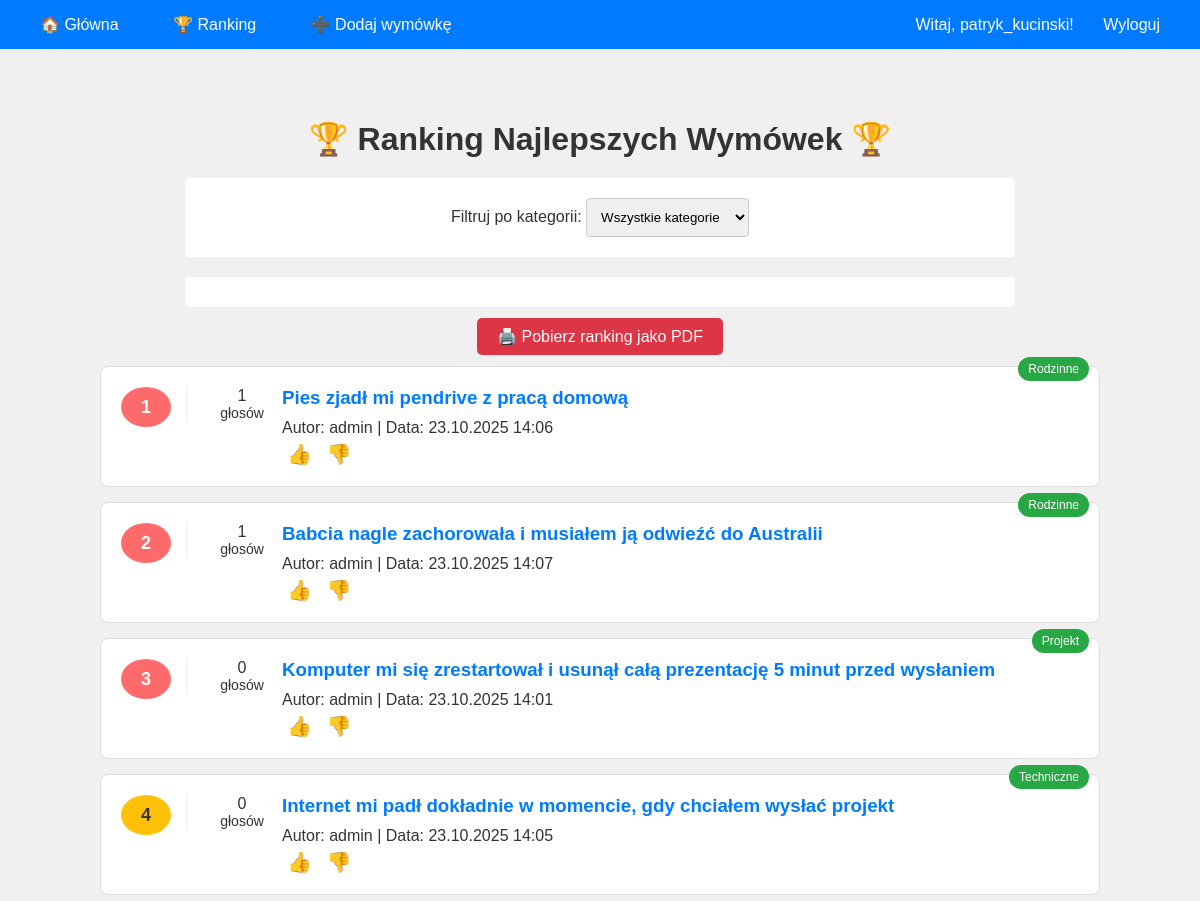
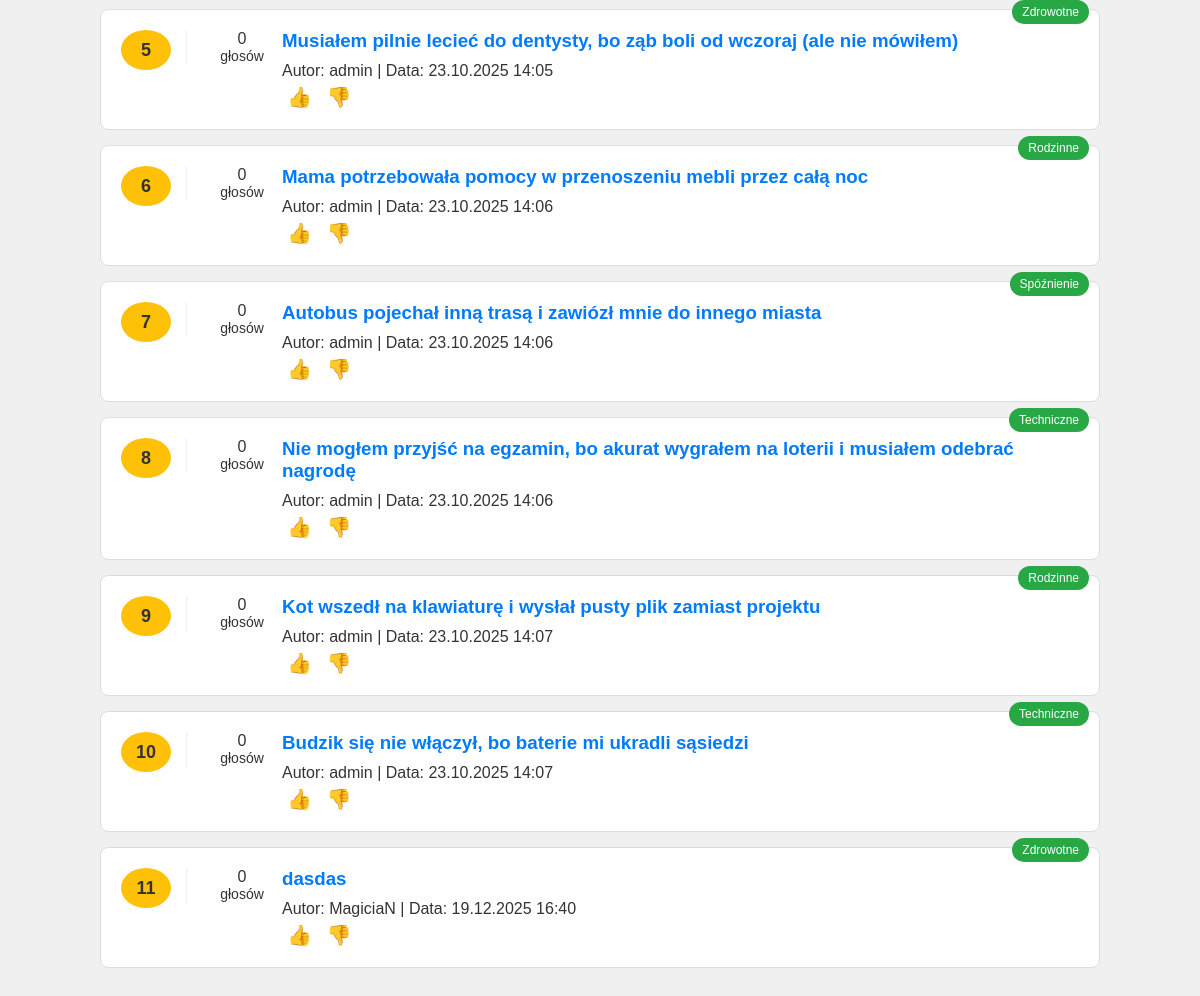
The app's page /ranking/ (signed in) with its own data (2 pictures, top to bottom).
### wymowki/models.py (models this page shows, shortened)
class Wymowka(models.Model):
    tresc = models.TextField()
    kategoria = models.ForeignKey(Kategoria, on_delete=models.SET_NULL, null=True, blank=True, related_name='wymowki')
    autor = models.ForeignKey(User, on_delete=models.CASCADE, related_name='wymowki', null=True, blank=True)
    glosy = models.IntegerField(default=0)
    data_dodania = models.DateTimeField(auto_now_add=True)
    tags = TaggableManager()
    class Meta:
        ordering = ['-data_dodania']
        verbose_name_plural = "Wymówki"

class Kategoria(models.Model):
    nazwa = models.CharField(max_length=100, unique=True)
    opis = models.TextField(blank=True)
    class Meta:
        verbose_name_plural = "Kategorie"

### wymowki/views.py (the view, shortened to what this page needs)
# urls.py: path('ranking/', views.ranking, name='ranking'),
def ranking(request):
    wymowka_id = request.GET.get('wymowka')
    kategoria_id = request.GET.get('kategoria')
    wymowki = Wymowka.objects.all()
    if kategoria_id:
        wymowki = wymowki.filter(kategoria_id=kategoria_id)
    wymowki = wymowki.order_by('-glosy')[:20]
    kategorie = Kategoria.objects.all()
    context = {
        'wymowki': wymowki,
        'kategorie': kategorie,
        'wybrana_kategoria': kategoria_id,
    }
    return render(request, 'wymowki/ranking.html', context)

### wymowki/templates/wymowki/ranking.html (shortened to what this page needs)
{% extends 'wymowki/base.html' %}
{% block content %}
<div class="container">
    <h1>🏆 Ranking Najlepszych Wymówek 🏆</h1>
    <div class="filters">
        <form method="GET">
            <label for="kategoria">Filtruj po kategorii:</label>
            <select name="kategoria" id="kategoria" onchange="this.form.submit()">
                <option value="">Wszystkie kategorie</option>
            </select>
        </form>
    </div>
    <div class="filters">
    </div>
    <div style="text-align: center; margin-bottom: 20px;">
        <a href="{% url 'export_pdf' %}" style="padding: 10px 20px; background-color: #dc3545; color: white; text-decoration: none; border-radius: 5px;">
            🖨️ Pobierz ranking jako PDF
        </a>
    </div>
    {% if wymowki %}
    {% for wymowka in wymowki %}
    <div class="wymowka-item">
        <div class="rank {% if forloop.counter <= 3 %}top3{% endif %}">{{ forloop.counter }}</div>
        {% if wymowka.kategoria %}
        <span class="kategoria-badge">{{ wymowka.kategoria.nazwa }}</span>
        {% endif %}
        <div class="votes">
            {{ wymowka.glosy }}<br>
            <span style="font-size: 14px; font-weight: normal;">głosów</span>
        </div>
        <div class="wymowka-content">
            <h3><a href="{% url 'ranking' %}?wymowka={{ wymowka.id }}" style="text-decoration: none; color: #007bff;">{{wymowka.tresc }}</a></h3>
            <div class="meta">
                Autor: {% if wymowka.autor %}{{ wymowka.autor.username }}{% else %}Anonim{% endif %} |
                Data: {{ wymowka.data_dodania|date:"d.m.Y H:i" }}
            </div>
            {% if user.is_authenticated %}
            <div class="vote-buttons">
                <a href="{% url 'ocen_wymowke' wymowka.id 1 %}" class="vote-btn" title="Lubię to">👍</a>
                <a href="{% url 'ocen_wymowke' wymowka.id -1 %}" class="vote-btn" title="Nie lubię">👎</a>
            </div>
            {% endif %}
        </div>
    </div>
    {% endfor %}
    {% else %}
    <p style="text-align: center; margin-top: 50px; font-size: 18px; color: #666;">
        Brak wymówek w tej kategorii!
    </p>
    {% endif %}
</div>
{% endblock %}

### wymowki/templates/wymowki/base.html (shortened to what this page needs)
{% load static %}
<!DOCTYPE html>
<html lang="pl">
<head>
    <link rel="stylesheet" href="{% static 'wymowki/style.css' %}">
</head>
<body>
    <div class="navbar">
        <div>
            <a href="{% url 'strona_glowna' %}">🏠 Główna</a>
            <a href="{% url 'ranking' %}">🏆 Ranking</a>
            {% if user.is_authenticated %}
                <a href="{% url 'dodaj_wymowke' %}">➕ Dodaj wymówkę</a>
            {% endif %}
        </div>
        <div class="user-info">
            {% if user.is_authenticated %}
                Witaj, {{ user.username }}!
                <a href="{% url 'wylogowanie' %}">Wyloguj</a>
            {% else %}
                <a href="{% url 'logowanie' %}">Zaloguj</a>
                <a href="{% url 'rejestracja' %}">Rejestracja</a>
            {% endif %}
        </div>
    </div>
    {% block content %}
    {% endblock %}
</body>
</html>

### wymowki/static/wymowki/style.css (style rules this page uses)
body { font-family: Arial, sans-serif; margin: 0; padding: 0; background-color: #f0f0f0; color: #333; }
.container { max-width: 1000px; margin: 30px auto; padding: 20px; background-color: transparent; }
h1 { color: #333; text-align: center; margin-bottom: 20px; }
a { text-decoration: none; color: #007bff; }
.navbar { background-color: #007bff; padding: 15px; display: flex; justify-content: space-between; align-items: center; flex-wrap: wrap; }
.navbar a { color: white; margin: 0 10px; padding: 8px 15px; border-radius: 5px; transition: background-color 0.3s; }
.navbar .user-info { color: white; }
.kategoria-badge { position: absolute; top: -10px; right: 10px; background-color: #28a745; color: white; padding: 5px 10px; border-radius: 15px; font-size: 12px; }
.filters { max-width: 800px; margin: 20px auto; padding: 15px; background-color: white; border-radius: 5px; text-align: center; display: flex; justify-content: center; gap: 10px; flex-wrap: wrap; }
.filters select, .filters input, form textarea, form select, form input[type="text"], form input[type="password"], form input[type="email"] { padding: 10px; border: 1px solid #ccc; border-radius: 4px; margin: 5px 0; }
.filters input, .filters select { flex: 1 1 200px; }
.wymowka-item { background-color: white; border: 1px solid #ddd; border-radius: 8px; padding: 20px; margin: 15px 0; position: relative; display: flex; align-items: flex-start; justify-content: space-between; }
.rank { background-color: #ffc107; color: #333; padding: 5px 10px; border-radius: 50%; font-weight: bold; font-size: 18px; width: 30px; height: 30px; display: flex; align-items: center; justify-content: center; flex-shrink: 0; margin-right: 15px; }
.rank.top3 { background-color: #ff6b6b; color: white; }
.wymowka-content { flex-grow: 1; margin-right: 15px; }
.wymowka-content h3 { margin: 0 0 10px 0; text-align: left; }
.votes { text-align: center; min-width: 80px; display: flex; flex-direction: column; justify-content: center; align-items: center; border-left: 1px solid #eee; padding-left: 15px; }
.vote-buttons { margin-top: 5px; white-space: nowrap; }
.vote-btn { font-size: 20px; padding: 5px; cursor: pointer; text-decoration: none; border-radius: 4px; }

### records on screen
Wymowka: kategoria.nazwa "Rodzinne", glosy "1", tresc "Pies zjadł mi pendrive z pracą domową", autor.username "admin", data_dodania "23.10.2025 14:06"
Wymowka: kategoria.nazwa "Rodzinne", glosy "1", tresc "Babcia nagle zachorowała i musiałem ją odwieźć do Australii", autor.username "admin", data_dodania "23.10.2025 14:07"
Wymowka: kategoria.nazwa "Projekt", glosy "0", tresc "Komputer mi się zrestartował i usunął całą prezentację 5 minut przed wysłaniem", autor.username "admin", data_dodania "23.10.2025 14:01"
Wymowka: kategoria.nazwa "Techniczne", glosy "0", tresc "Internet mi padł dokładnie w momencie, gdy chciałem wysłać projekt", autor.username "admin", data_dodania "23.10.2025 14:05"
Wymowka: kategoria.nazwa "Zdrowotne", glosy "0", tresc "Musiałem pilnie lecieć do dentysty, bo ząb boli od wczoraj (ale nie mówiłem)", autor.username "admin", data_dodania "23.10.2025 14:05"
Wymowka: kategoria.nazwa "Rodzinne", glosy "0", tresc "Mama potrzebowała pomocy w przenoszeniu mebli przez całą noc", autor.username "admin", data_dodania "23.10.2025 14:06"
Wymowka: kategoria.nazwa "Spóźnienie", glosy "0", tresc "Autobus pojechał inną trasą i zawiózł mnie do innego miasta", autor.username "admin", data_dodania "23.10.2025 14:06"
Wymowka: kategoria.nazwa "Techniczne", glosy "0", tresc "Nie mogłem przyjść na egzamin, bo akurat wygrałem na loterii i musiałem odebrać nagrodę", autor.username "admin", data_dodania "23.10.2025 14:06"
Wymowka: kategoria.nazwa "Rodzinne", glosy "0", tresc "Kot wszedł na klawiaturę i wysłał pusty plik zamiast projektu", autor.username "admin", data_dodania "23.10.2025 14:07"
Wymowka: kategoria.nazwa "Techniczne", glosy "0", tresc "Budzik się nie włączył, bo baterie mi ukradli sąsiedzi", autor.username "admin", data_dodania "23.10.2025 14:07"
Wymowka: kategoria.nazwa "Zdrowotne", glosy "0", tresc "dasdas", autor.username "MagiciaN", data_dodania "19.12.2025 16:40"

### other values on screen
{{ user.username }} "patryk_kucinski"
